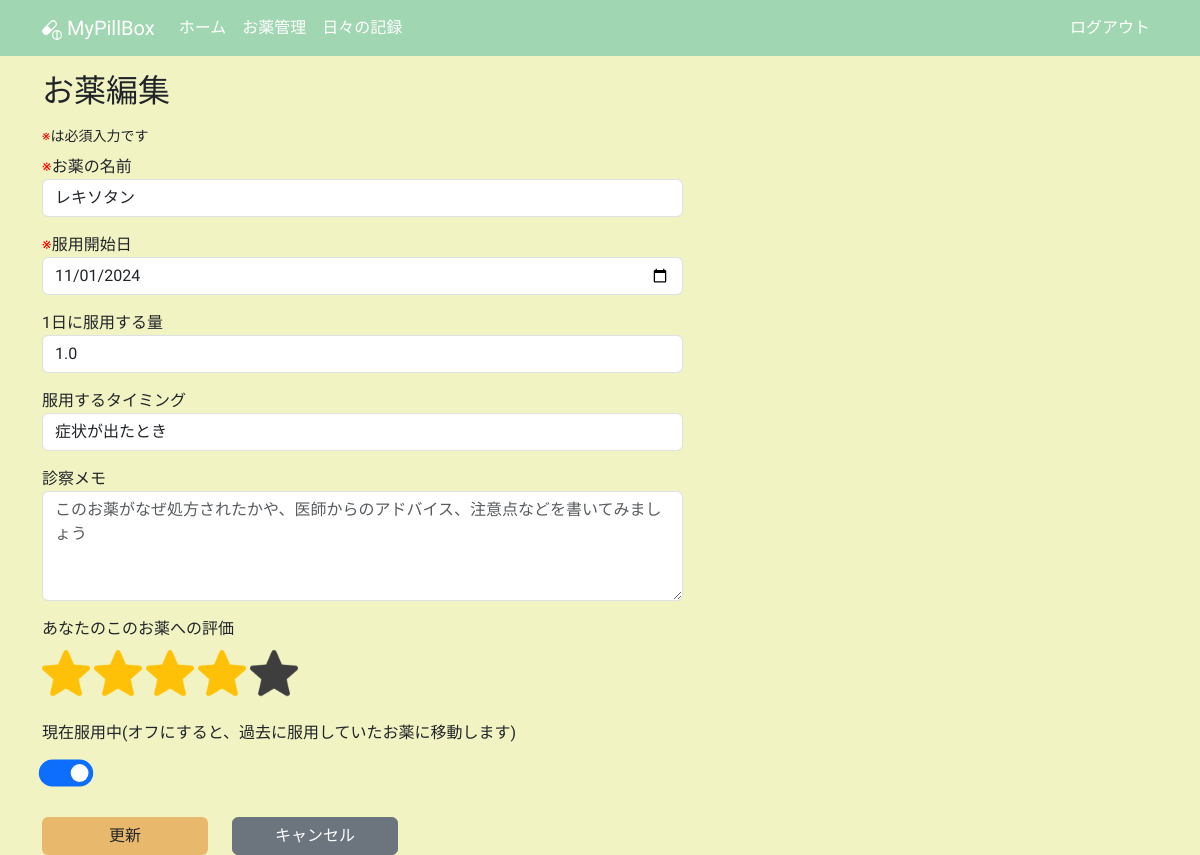
Page /edit_medicine/18 (signed in) on the earlier database version.
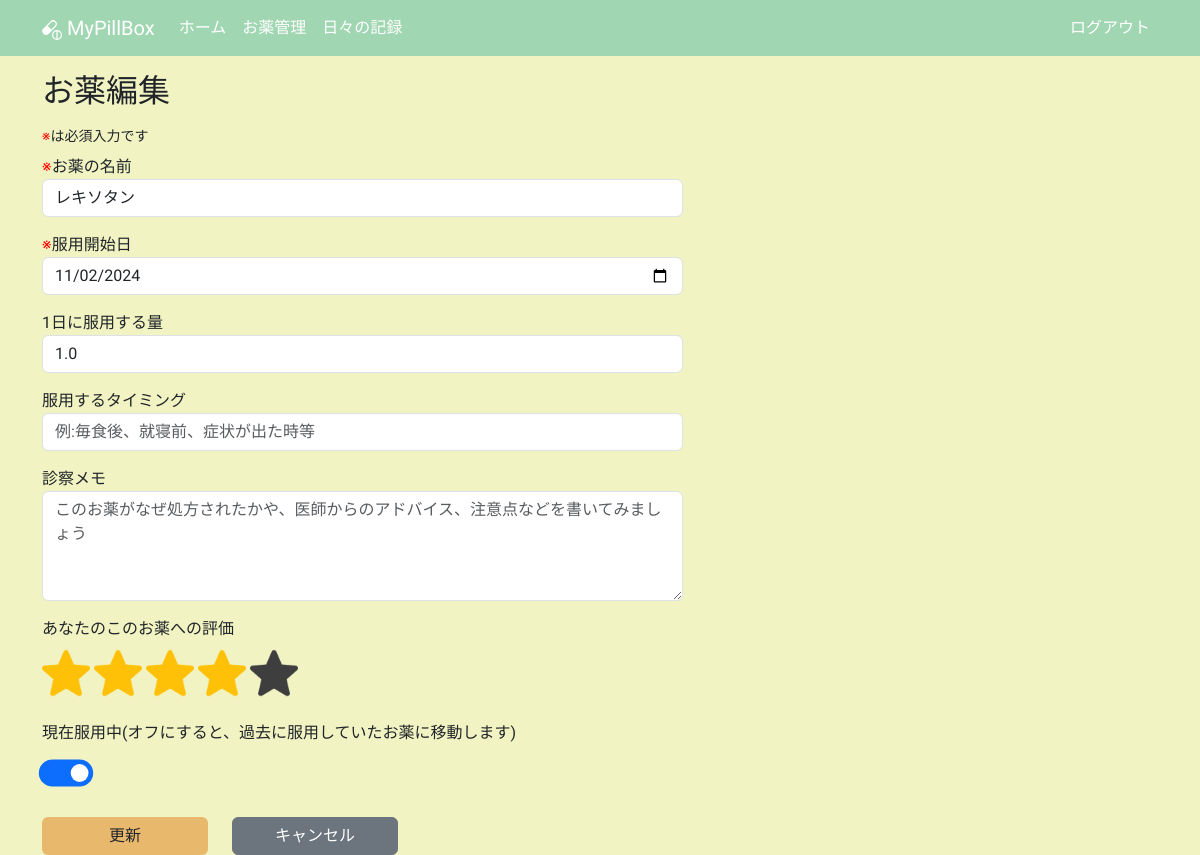
Same page on the later database version.
### app/models.py (models this page shows, shortened)
class Medicine(db.Model):
    __tablename__ = "medicines"
    id: so.Mapped[int] = so.mapped_column(primary_key=True)
    name: so.Mapped[str] = so.mapped_column(sa.String(100))
    taking_start_date: so.Mapped[datetime.date] = so.mapped_column(sa.Date)
    dose_per_day: so.Mapped[Optional[float]]
    taking_timing: so.Mapped[Optional[str]] = so.mapped_column(sa.String(100))
    memo: so.Mapped[Optional[str]] = so.mapped_column(sa.Text)
    rating: so.Mapped[Optional[int]] = so.mapped_column(default=0)
    is_active: so.Mapped[bool] = so.mapped_column(sa.Boolean)
    taking_unit: so.Mapped[TakingUnit] = so.mapped_column(sa.Enum(TakingUnit))
    user_id: so.Mapped[int] = so.mapped_column(sa.ForeignKey(User.id))
    user: so.Mapped[User] = so.relationship(back_populates="medicines")

### app/routes.py (the view)
@app.route("/edit_medicine/<int:medicine_id>", methods=["GET", "POST"])
@login_required
def edit_medicine(medicine_id):
    title = "お薬編集"
    medicine = db.session.get(Medicine, medicine_id)
    if medicine is None or medicine.user_id != current_user.id:
        abort(404)
    form = EditMedicineForm()
    if form.validate_on_submit():
        medicine.name = form.name.data
        medicine.taking_start_date = form.taking_start_date.data
        medicine.dose_per_day = form.dose_per_day.data
        medicine.taking_timing = form.taking_timing.data
        medicine.memo = form.memo.data
        medicine.rating = form.rating.data
        medicine.is_active = form.is_active.data
        db.session.commit()
        flash(f"お薬「{medicine.name}」の情報を更新しました")
        return redirect(url_for("medicine_detail", medicine_id=medicine.id))
    elif request.method == "GET":
        form.name.data = medicine.name
        form.taking_start_date.data = medicine.taking_start_date
        form.dose_per_day.data = medicine.dose_per_day
        form.taking_timing.data = medicine.taking_timing
        form.memo.data = medicine.memo
        form.rating.data = medicine.rating
        form.is_active.data = medicine.is_active
    return render_template(
        "edit_medicine.html", medicine=medicine, form=form, title=title
    )

### app/forms.py
class EditMedicineForm(FlaskForm):
    name = StringField(
        "お薬の名前",
        validators=[DataRequired(message="お薬の名前は必須入力です"), Length(max=100)],
        render_kw={"placeholder": "例:デパス0.5mg"},
    )
    taking_start_date = DateField(
        "服用開始日",
        format="%Y-%m-%d",
        validators=[DataRequired(message="服用開始日は必須入力です")],
    )
    dose_per_day = MyFloatField(
        "1日に服用する量",
        render_kw={"placeholder": "例:1　(2.5のように小数点の記入も可能です)"},
    )
    taking_timing = StringField(
        "服用するタイミング",
        validators=[Length(max=100)],
        render_kw={"placeholder": "例:毎食後、就寝前、症状が出た時等"},
    )
    memo = TextAreaField(
        "診察メモ",
        render_kw={
            "placeholder": "このお薬がなぜ処方されたかや、医師からのアドバイス、注意点などを書いてみましょう",
            "rows": "4",
        },
    )
    rating = HiddenField("あなたのこのお薬への評価")
    is_active = BooleanField(
        "現在服用中(オフにすると、過去に服用していたお薬に移動します)",
        render_kw={"role": "switch"},
    )
    submit = SubmitField("更新")

### app/models.py (called while the page is built)
@login.user_loader
def load_user(id):
    return db.session.get(User, int(id))

### app/templates/edit_medicine.html (shortened to what this page needs)
{% extends "base.html" %}
{% block content %}
  <h2 class="mb-3">お薬編集</h2>
  <small class="d-block mb-2"><span class="red">※</span>は必須入力です</small>
  <form action="" method="post" novalidate>
    <div class="row">
      <div class="col-12 col-lg-7 mb-3">
        <span class="red">※</span>{{ form.name.label }}
        {{ form.name(class="form-control" + (" is-invalid" if form.name.errors else "") ) }}
      </div>
      <div class="col-12 col-lg-7 mb-3">
        <span class="red">※</span>{{ form.taking_start_date.label }}
        {{ form.taking_start_date(class="form-control" + (" is-invalid" if form.taking_start_date.errors else "") ) }}
      </div>
      <div class="col-12 col-lg-7 mb-3">
        {{ form.dose_per_day.label }}
        {{ form.dose_per_day(class="form-control" + (" is-invalid" if form.dose_per_day.errors else "") ) }}
      </div>
      <div class="col-12 col-lg-7 mb-3">
        {{ form.taking_timing.label }}
        {{ form.taking_timing(class="form-control") }}
      </div>
      <div class="col-12 col-lg-7 mb-3">
        {{ form.memo.label }}
        {{ form.memo(class="form-control") }}
      </div>
      <div class="col-12 col-lg-7 mb-3">
        {{ form.rating.label }}
        <br>
        {% for i in range(1, 6) %}
          {% if form.rating.data|int >= i %}
            <img src="{{ url_for('static', filename='images/star_on.png') }}"
                 id="{{ i }}"
                 class="star medicine-star rating-checked my-2"
                 onclick="medicineStarRate(this)"
                 alt="star">
          {% else %}
            <img src="{{ url_for('static', filename='images/star_on.png') }}"
                 id="{{ i }}"
                 class="star medicine-star my-2"
                 onclick="medicineStarRate(this)"
                 alt="star">
          {% endif %}
        {% endfor %}
      </div>
      <div class="col-12 col-lg-7 mb-3">
        {{ form.is_active.label }}
        <div class="form-check form-switch my-3 mx-2">{{ form.is_active(class="form-check-input") }}</div>
      </div>
    </div>
    <div class="row">
      <div class="col-5 col-lg-2">{{ form.submit(class="btn btn-custom w-100") }}</div>
      <div class="col-5 col-lg-2">
        <a href="{{ url_for('medicine_detail', medicine_id=medicine.id) }}"
           class="btn btn-secondary w-100">キャンセル</a>
      </div>
    </div>
  </form>
{% endblock content %}

Differences in the rows shown:
changed Medicine "レキソタン": taking_start_date "11/01/2024" → "11/02/2024"; taking_timing "症状が出たとき" → (not shown)
